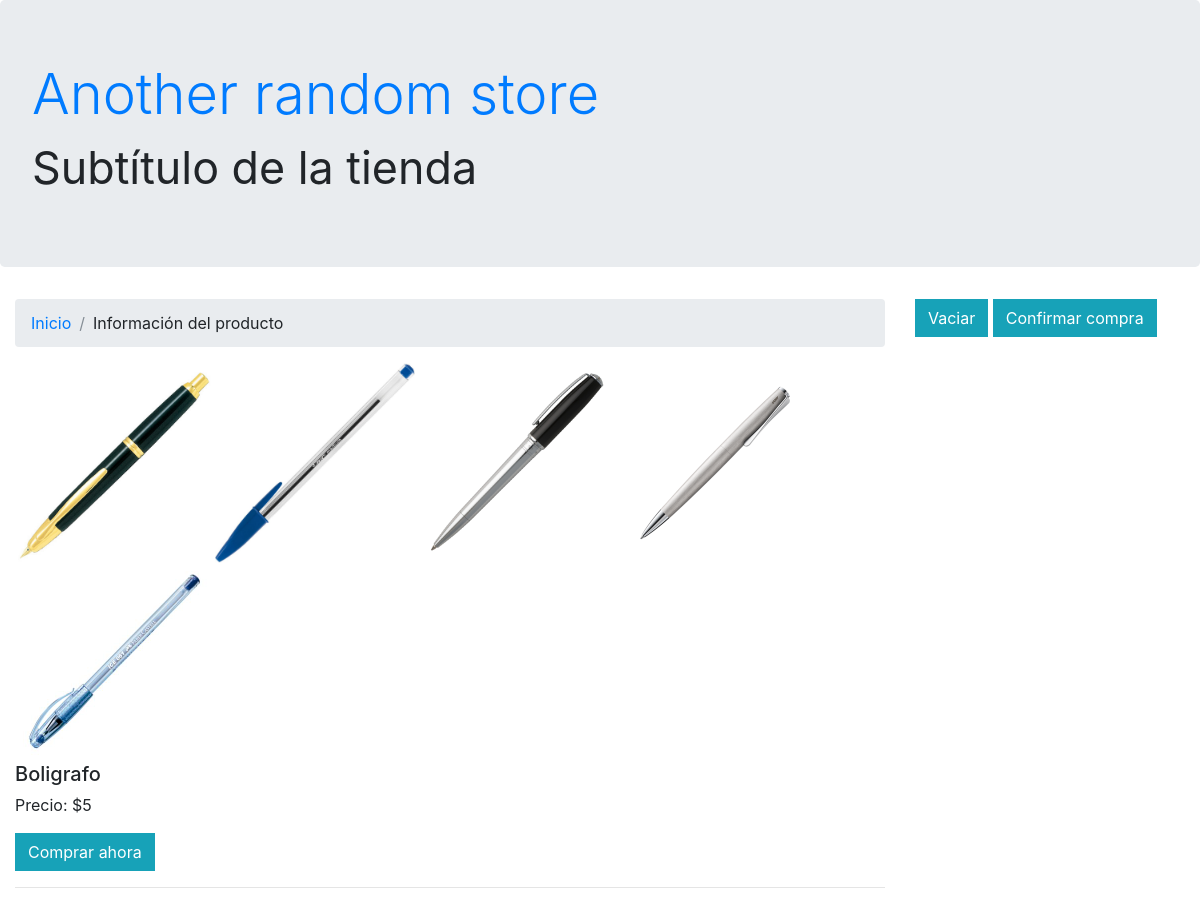
Screenshot of /producto.php?idproducto=5 with the database file from the repository.
### tables this page shows
CREATE TABLE IF NOT EXISTS `imagenesproducto` (
  `idimagen` int(10) NOT NULL AUTO_INCREMENT,
  `idproducto` int(10) NOT NULL,
  `imagen` varchar(100) NOT NULL,
  `titulo` varchar(100) NOT NULL,
  `descripcion` varchar(100) NOT NULL,
  PRIMARY KEY (`idimagen`),
  KEY `idproducto` (`idproducto`)
);

CREATE TABLE IF NOT EXISTS `productos` (
  `idproducto` int(10) NOT NULL AUTO_INCREMENT,
  `nombreproducto` varchar(100) NOT NULL,
  `descripcion` varchar(100) NOT NULL,
  `precio` decimal(10,0) NOT NULL,
  `peso` double NOT NULL,
  `existencias` int(10) NOT NULL,
  PRIMARY KEY (`idproducto`)
);

### producto.php (the view, shortened to what this page needs)
<?php
include 'conexion.php';
include 'header.php';
$peticion = "SELECT * FROM productos WHERE idproducto=".$_GET['idproducto']." LIMIT 1";
$resultado = mysqli_query($conexion, $peticion);
?>
<section class="col-sm-12">
     <ol class="breadcrumb">
          <li class="breadcrumb-item active"><a href="index.php">Inicio</a></li>
          <li class="breadcrumb-item">Información del producto</li>
     </ol>
</section>
<?php
while ($fila = mysqli_fetch_array($resultado)) {
     echo "<article class='container justify-content-between'>";
     $peticion2 = "SELECT * FROM imagenesproducto WHERE idproducto =".$fila['idproducto']."";
     $resultado2 = mysqli_query($conexion, $peticion2)or die(mysql_error());
     while ($fila2 = mysqli_fetch_array($resultado2)) {
          echo "<img src='img/".$fila2['imagen']." 'class='' width='200'>";
     }
   echo "<h5 class=''>".$fila['nombreproducto']."</h5>";
   echo "<p class=''> Precio: $".$fila['precio']."</p>";
   echo "<button class='botoncompra btn btn-info' value='".$fila['idproducto']."' >Comprar ahora</button>";
   echo "<br><hr>
   </div></article>
   ";
}
?>
</section>
</div>
</div>
</body>
</html>

### css/styles.css (style rules this page uses)
.btn { border-radius: 0px; }

### rows the page displays
productos: nombreproducto "Boligrafo", precio "5"
imagenesproducto: imagen (picture)
imagenesproducto: imagen (picture)
imagenesproducto: imagen (picture)
imagenesproducto: imagen (picture)
imagenesproducto: imagen (picture)
